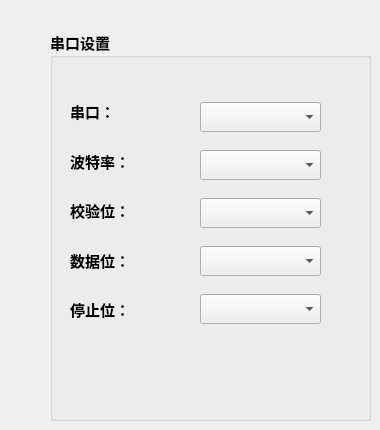
    <widget class="QWidget" name="tab_3">
     <attribute name="title">
      <string>工具栏</string>
     </attribute>
     <widget class="QGroupBox" name="groupBox">
      <property name="geometry">
       <rect>
        <x>50</x>
        <y>30</y>
        <width>321</width>
        <height>391</height>
       </rect>
      </property>
      <property name="palette">
       <palette>
        <active>
         <colorrole role="WindowText">
          <brush brushstyle="SolidPattern">
           <color alpha="255">
            <red>0</red>
            <green>0</green>
            <blue>0</blue>
           </color>
          </brush>
         </colorrole>
         <colorrole role="Text">
          <brush brushstyle="SolidPattern">
           <color alpha="255">
            <red>0</red>
            <green>0</green>
            <blue>0</blue>
           </color>
          </brush>
         </colorrole>
        </active>
        <inactive>
         <colorrole role="WindowText">
          <brush brushstyle="SolidPattern">
           <color alpha="255">
            <red>0</red>
            <green>0</green>
            <blue>0</blue>
           </color>
          </brush>
         </colorrole>
         <colorrole role="Text">
          <brush brushstyle="SolidPattern">
           <color alpha="255">
            <red>0</red>
            <green>0</green>
            <blue>0</blue>
           </color>
          </brush>
         </colorrole>
        </inactive>
        <disabled>
         <colorrole role="WindowText">
          <brush brushstyle="SolidPattern">
           <color alpha="255">
            <red>120</red>
            <green>120</green>
            <blue>120</blue>
           </color>
          </brush>
         </colorrole>
         <colorrole role="Text">
          <brush brushstyle="SolidPattern">
           <color alpha="255">
            <red>120</red>
            <green>120</green>
            <blue>120</blue>
           </color>
          </brush>
         </colorrole>
        </disabled>
       </palette>
      </property>
      <property name="font">
       <font>
        <family>微软雅黑</family>
        <pointsize>11</pointsize>
        <weight>75</weight>
        <bold>true</bold>
       </font>
      </property>
      <property name="title">
       <string>串口设置</string>
      </property>
      <property name="flat">
       <bool>false</bool>
      </property>
      <widget class="QWidget" name="layoutWidget_4">
       <property name="geometry">
        <rect>
         <x>20</x>
         <y>60</y>
         <width>111</width>
         <height>241</height>
        </rect>
       </property>
       <layout class="QVBoxLayout" name="verticalLayout_3">
        <item>
         <widget class="QLabel" name="label_28">
          <property name="palette">
           <palette>
            <active>
             <colorrole role="WindowText">
              <brush brushstyle="SolidPattern">
               <color alpha="255">
                <red>0</red>
                <green>0</green>
                <blue>0</blue>
               </color>
              </brush>
             </colorrole>
            </active>
            <inactive>
             <colorrole role="WindowText">
              <brush brushstyle="SolidPattern">
               <color alpha="255">
                <red>0</red>
                <green>0</green>
                <blue>0</blue>
               </color>
              </brush>
             </colorrole>
            </inactive>
            <disabled>
             <colorrole role="WindowText">
              <brush brushstyle="SolidPattern">
               <color alpha="255">
                <red>120</red>
                <green>120</green>
                <blue>120</blue>
               </color>
              </brush>
             </colorrole>
            </disabled>
           </palette>
          </property>
          <property name="font">
           <font>
            <family>微软雅黑</family>
            <pointsize>11</pointsize>
            <kerning>false</kerning>
           </font>
          </property>
          <property name="text">
           <string>串口：</string>
          </property>
         </widget>
        </item>
        <item>
         <widget class="QLabel" name="label_29">
          <property name="palette">
           <palette>
            <active>
             <colorrole role="WindowText">
              <brush brushstyle="SolidPattern">
               <color alpha="255">
                <red>0</red>
                <green>0</green>
                <blue>0</blue>
               </color>
              </brush>
             </colorrole>
            </active>
            <inactive>
             <colorrole role="WindowText">
              <brush brushstyle="SolidPattern">
               <color alpha="255">
                <red>0</red>
                <green>0</green>
                <blue>0</blue>
               </color>
              </brush>
             </colorrole>
            </inactive>
            <disabled>
             <colorrole role="WindowText">
              <brush brushstyle="SolidPattern">
               <color alpha="255">
                <red>120</red>
                <green>120</green>
                <blue>120</blue>
               </color>
              </brush>
             </colorrole>
            </disabled>
           </palette>
          </property>
          <property name="font">
           <font>
            <family>微软雅黑</family>
            <pointsize>11</pointsize>
            <kerning>false</kerning>
           </font>
          </property>
          <property name="text">
           <string>波特率：</string>
          </property>
         </widget>
        </item>
        <item>
         <widget class="QLabel" name="label_30">
          <property name="palette">
           <palette>
            <active>
             <colorrole role="WindowText">
              <brush brushstyle="SolidPattern">
               <color alpha="255">
                <red>0</red>
                <green>0</green>
                <blue>0</blue>
               </color>
              </brush>
             </colorrole>
            </active>
            <inactive>
             <colorrole role="WindowText">
              <brush brushstyle="SolidPattern">
               <color alpha="255">
                <red>0</red>
                <green>0</green>
                <blue>0</blue>
               </color>
              </brush>
             </colorrole>
            </inactive>
            <disabled>
             <colorrole role="WindowText">
              <brush brushstyle="SolidPattern">
               <color alpha="255">
                <red>120</red>
                <green>120</green>
                <blue>120</blue>
               </color>
              </brush>
             </colorrole>
            </disabled>
           </palette>
          </property>
          <property name="font">
           <font>
            <family>微软雅黑</family>
            <pointsize>11</pointsize>
            <kerning>false</kerning>
           </font>
          </property>
          <property name="text">
           <string>校验位：</string>
          </property>
         </widget>
        </item>
        <item>
         <widget class="QLabel" name="label_31">
          <property name="palette">
           <palette>
            <active>
             <colorrole role="WindowText">
              <brush brushstyle="SolidPattern">
               <color alpha="255">
                <red>0</red>
                <green>0</green>
                <blue>0</blue>
               </color>
              </brush>
             </colorrole>
            </active>
            <inactive>
             <colorrole role="WindowText">
              <brush brushstyle="SolidPattern">
               <color alpha="255">
                <red>0</red>
                <green>0</green>
                <blue>0</blue>
               </color>
              </brush>
             </colorrole>
            </inactive>
            <disabled>
             <colorrole role="WindowText">
              <brush brushstyle="SolidPattern">
               <color alpha="255">
                <red>120</red>
                <green>120</green>
                <blue>120</blue>
               </color>
              </brush>
             </colorrole>
            </disabled>
           </palette>
          </property>
          <property name="font">
           <font>
            <family>微软雅黑</family>
            <pointsize>11</pointsize>
            <kerning>false</kerning>
           </font>
          </property>
          <property name="text">
           <string>数据位：</string>
          </property>
         </widget>
        </item>
        <item>
         <widget class="QLabel" name="label_32">
          <property name="palette">
           <palette>
            <active>
             <colorrole role="WindowText">
              <brush brushstyle="SolidPattern">
               <color alpha="255">
                <red>0</red>
                <green>0</green>
                <blue>0</blue>
               </color>
              </brush>
             </colorrole>
            </active>
            <inactive>
             <colorrole role="WindowText">
              <brush brushstyle="SolidPattern">
               <color alpha="255">
                <red>0</red>
                <green>0</green>
                <blue>0</blue>
               </color>
              </brush>
             </colorrole>
            </inactive>
            <disabled>
             <colorrole role="WindowText">
              <brush brushstyle="SolidPattern">
               <color alpha="255">
                <red>120</red>
                <green>120</green>
                <blue>120</blue>
               </color>
              </brush>
             </colorrole>
            </disabled>
           </palette>
          </property>
          <property name="font">
           <font>
            <family>微软雅黑</family>
            <pointsize>11</pointsize>
            <kerning>false</kerning>
           </font>
          </property>
          <property name="text">
           <string>停止位：</string>
          </property>
         </widget>
        </item>
       </layout>
      </widget>
      <widget class="QWidget" name="verticalLayoutWidget">
       <property name="geometry">
        <rect>
         <x>150</x>
         <y>60</y>
         <width>121</width>
         <height>251</height>
        </rect>
       </property>
       <layout class="QVBoxLayout" name="verticalLayout_4">
        <item>
         <widget class="QComboBox" name="portBox"/>
        </item>
        <item>
         <widget class="QComboBox" name="rateBox">
          <property name="currentText">
           <string/>
          </property>
         </widget>
        </item>
        <item>
         <widget class="QComboBox" name="checkBox"/>
        </item>
        <item>
         <widget class="QComboBox" name="dataBox"/>
        </item>
        <item>
         <widget class="QComboBox" name="stopBox"/>
        </item>
       </layout>
      </widget>
     </widget>
    </widget>
